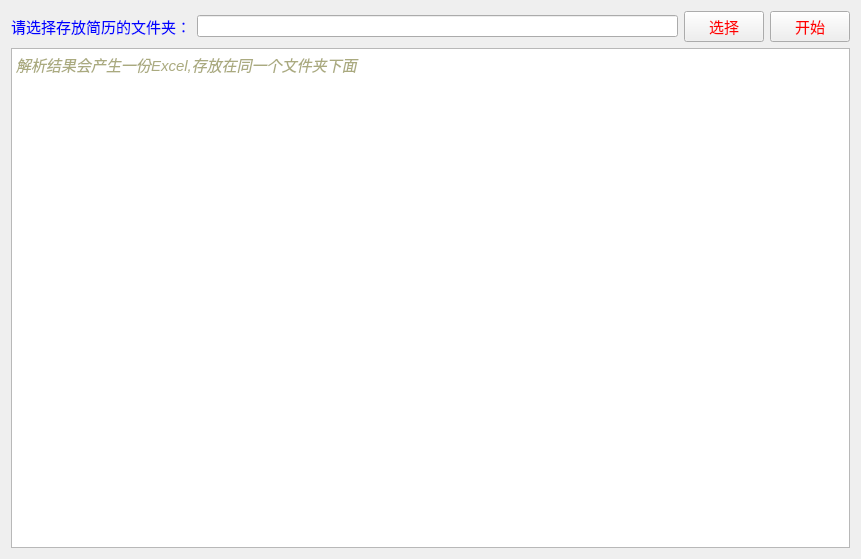
<?xml version="1.0" encoding="UTF-8"?>
<ui version="4.0">
 <class>Form</class>
 <widget class="QWidget" name="Form">
  <property name="geometry">
   <rect>
    <x>0</x>
    <y>0</y>
    <width>861</width>
    <height>559</height>
   </rect>
  </property>
  <property name="windowTitle">
   <string>提取简历信息：</string>
  </property>
  <property name="styleSheet">
   <string notr="true">QPushButton { 
    color: red ;
    font-size:15px;
}

QLabel { 
    color: blue ;
    font-size:15px;
}

QTableWidget { 
    color: blue ;
    font-size:15px;
}</string>
  </property>
  <layout class="QVBoxLayout" name="verticalLayout_2">
   <item>
    <layout class="QVBoxLayout" name="verticalLayout">
     <item>
      <layout class="QHBoxLayout" name="horizontalLayout" stretch="0,6,1,0">
       <item>
        <widget class="QLabel" name="label">
         <property name="text">
          <string>请选择存放简历的文件夹：</string>
         </property>
        </widget>
       </item>
       <item>
        <widget class="QLineEdit" name="edit"/>
       </item>
       <item>
        <widget class="QPushButton" name="button2">
         <property name="text">
          <string>选择</string>
         </property>
        </widget>
       </item>
       <item>
        <widget class="QPushButton" name="button1">
         <property name="text">
          <string>开始</string>
         </property>
        </widget>
       </item>
      </layout>
     </item>
    </layout>
   </item>
   <item>
    <widget class="QTextBrowser" name="text">
     <property name="html">
      <string>&lt;!DOCTYPE HTML PUBLIC &quot;-//W3C//DTD HTML 4.0//EN&quot; &quot;http://www.w3.org/TR/REC-html40/strict.dtd&quot;&gt;
&lt;html&gt;&lt;head&gt;&lt;meta name=&quot;qrichtext&quot; content=&quot;1&quot; /&gt;&lt;style type=&quot;text/css&quot;&gt;
p, li { white-space: pre-wrap; }
&lt;/style&gt;&lt;/head&gt;&lt;body style=&quot; font-family:'SimSun'; font-size:9pt; font-weight:400; font-style:normal;&quot;&gt;
&lt;p style=&quot; margin-top:12px; margin-bottom:12px; margin-left:0px; margin-right:0px; -qt-block-indent:0; text-indent:0px;&quot;&gt;&lt;span style=&quot; font-size:11pt; font-style:italic; color:#aaaa7f;&quot;&gt;解析结果会产生一份Excel,存放在同一个文件夹下面&lt;/span&gt;&lt;/p&gt;&lt;/body&gt;&lt;/html&gt;</string>
     </property>
    </widget>
   </item>
  </layout>
 </widget>
 <resources/>
 <connections/>
</ui>
